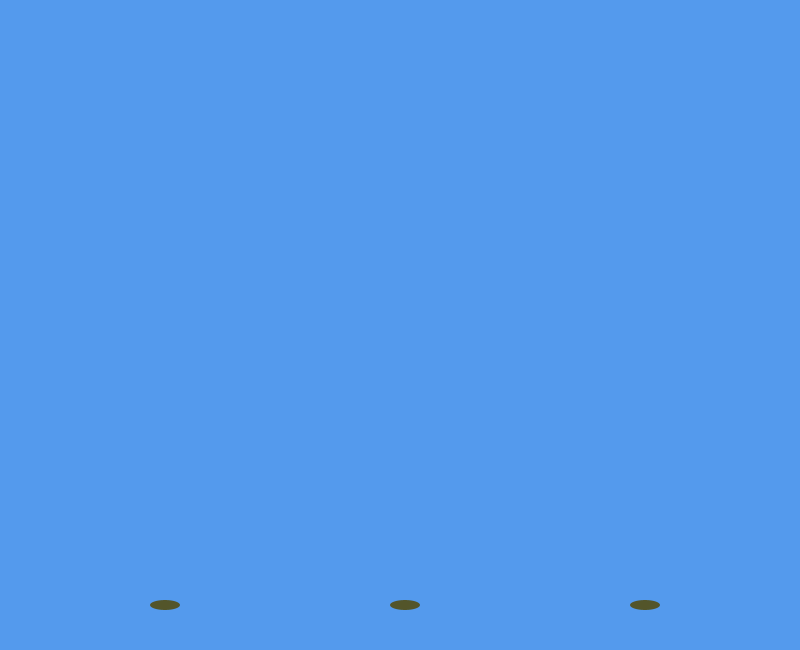
Frame 1 (no input)
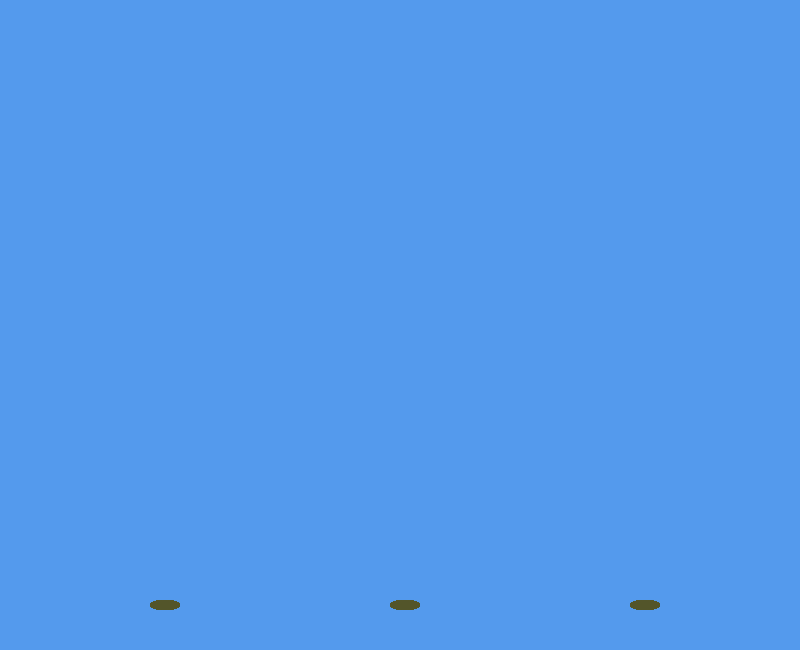
Frame 60 (the mouse pressed at the canvas centre just before this capture)
Frame 120 (the mouse held since frame 60 and released just before this capture): identical to frame 60, image omitted

The Processing sketch that drew these frames (run headless with seeded random() and noise(); from frame 60 on, the mouse is pressed at the canvas centre):

// Processing sketch: Project_2_2
// ── Project_2_2.pde
float t, x, y, rad, count_t_r, count_s_r, count_t_l, count_s_l;
float count_t_m, count_s_m;
boolean right, left, mid;
void setup()
{
  size(800,650);
  background(#549AED,200);
  rad = 15;
  count_t_r = 0;
  count_s_r = 0;
  count_t_l = 0;
  count_s_l = 0;
  count_t_m = 0;
  count_s_m = 0;
  y=0;
  frameRate(60);
  right = false;
  left = false;
  mid = false;
}
void draw_sin_1(float start_x, float start_y,float end, float rad_sin)
{
   t=0;
  //sin
  noFill();
  stroke(#1EAF3E);
  strokeWeight(2);
  pushMatrix();
  translate(start_x, start_y);
  rotate(PI/2);
  //fill(255,0,0);
  beginShape();
  for(int i=0; i<end; i+=2)
  {
     curveVertex(-i,sin(t)*rad_sin);
     t = t+PI/25;
  }
  endShape();
  popMatrix();
}

void draw_sin_2(float start_x, float start_y, float end, float rad_sin)
{
   t=0;
  //sin
  noFill();
  stroke(#1EAF3E);
  strokeWeight(2);
  pushMatrix();
  translate(start_x, start_y);
  rotate(PI/2);
  //fill(255,0,0);
  beginShape();
  for(int i=0; i<end; i+=2)
  {
     curveVertex(-i,-sin(t)*rad_sin);
     t = t+PI/25;
  }
  endShape();
  popMatrix();
}
void tree(float start_x, float start_y,float end, float y_t, float width_tree)
{
 // noFill();
  stroke(#3AE560,150);
  strokeWeight(4);
  translate(start_x, start_y);
  
  //fill(255,0,0);
  //beginShape();
  for(int i=0; i<end; i+=4)
  {
     quad(0,0,  width_tree,0,  width_tree,y_t ,0, y_t);
     
  }
 // endShape();
}

void right_tree()
{
    pushMatrix();
  translate(.8*width, .9*height);
  if(!right)
  {
    fill(#53552A);
    noStroke();
    ellipse(5,20, 30,10);
  }
  else
  {
    noStroke();
    fill(#3AE560);
    quad(-15, 25, 25,25, 10, -15, 0 , -15);
      if(count_t_r>=20 && count_s_r<260)
      {
          count_s_r++;
          draw_sin_1(+5,0, count_s_r, 12);
          draw_sin_2(+6,0, count_s_r, 12);
      }
      if(count_t_r < 240)
      {
          count_t_r++;
          tree(0,0,count_t_r, -count_t_r, 10);
          //quad(0,0, 30,0, 30,count ,0, count);
      }
      if(count_s_r>=260)
       {
         stroke(#1EAF3E);
         fill(#DAE03D, 90);
         strokeWeight(4);
         ellipse(6, -275, 25,50);
         fill(#3AE560);
         strokeWeight(1);
         triangle(-2, -303, 14, -303, 6, -320);
       }
  }
  popMatrix();
}

void left_tree()
{
       pushMatrix();
  translate(.2*width, .9*height);
  if(!left)
  {
    fill(#53552A);
    noStroke();
    ellipse(5,20, 30,10);
  }
  else
  {
    noStroke();
    fill(#3AE560);
    quad(-15, 25, 25,25, 10, -15, 0 , -15);
      if(count_t_l>=20 && count_s_l<260)
      {
          count_s_l++;
          draw_sin_1(+5,0, count_s_l, 12);
          draw_sin_2(+6,0, count_s_l, 12);
      }
      if(count_t_l < 240)
      {
          count_t_l++;
          tree(0,0,count_t_l, -count_t_l, 10);
         
      }
      if(count_s_l>=260)
       {
         stroke(#1EAF3E);
         strokeWeight(4);
         fill(#DAE03D, 90);
         ellipse(6, -275, 25,50);
         strokeWeight(1);
         fill(#3AE560);
         triangle(-2, -303, 14, -303, 6, -320);
       }
  }
  popMatrix();
}

void mid_tree()
{
         pushMatrix();
  translate(.5*width, .9*height);
  if(!mid)
  {
    fill(#53552A);
    noStroke();
    ellipse(5,20, 30,10);
  }
  else
  {
    noStroke();
    fill(#3AE560);
    quad(-15, 25, 25,25, 10, -15, 0 , -15);
      if(count_t_m>=20 && count_s_m<260)
      {
          count_s_m++;
          draw_sin_1(+5,0, count_s_m, 12);
          draw_sin_2(+6,0, count_s_m, 12);
      }
      if(count_t_m < 240)
      {
          count_t_m++;
          tree(0,0,count_t_m, -count_t_m, 10);
         
      }
      if(count_s_m>=260)
       {
         stroke(#1EAF3E);
         strokeWeight(4);
         fill(#DAE03D, 90);
         ellipse(6, -275, 25,50);
         strokeWeight(1);
         fill(#3AE560);
         triangle(-2, -303, 14, -303, 6, -320);
       }
  }
  popMatrix();
}
void draw()
{
  //right tree
  right_tree();
  left_tree();
  mid_tree();
  
  
  
  //draw some trees
  
  
   //if(count<100)
   //{
   //    count++;
   //  circle(count);
  // }
  // beginShape();
  // for(int i=0; i<20; i++)
    
  // endShape();
}

void mousePressed()
{
  if((pow(.8*width+6-mouseX,2)+pow(.9*height+20-mouseY,2)) <= 15*15)
    right = true;
  if((pow(.2*width+6-mouseX,2)+pow(.9*height+20-mouseY,2)) <= 15*15)
    left = true;
  if((pow(.5*width+6-mouseX,2)+pow(.9*height+20-mouseY,2)) <= 15*15)
    mid = true;
}
